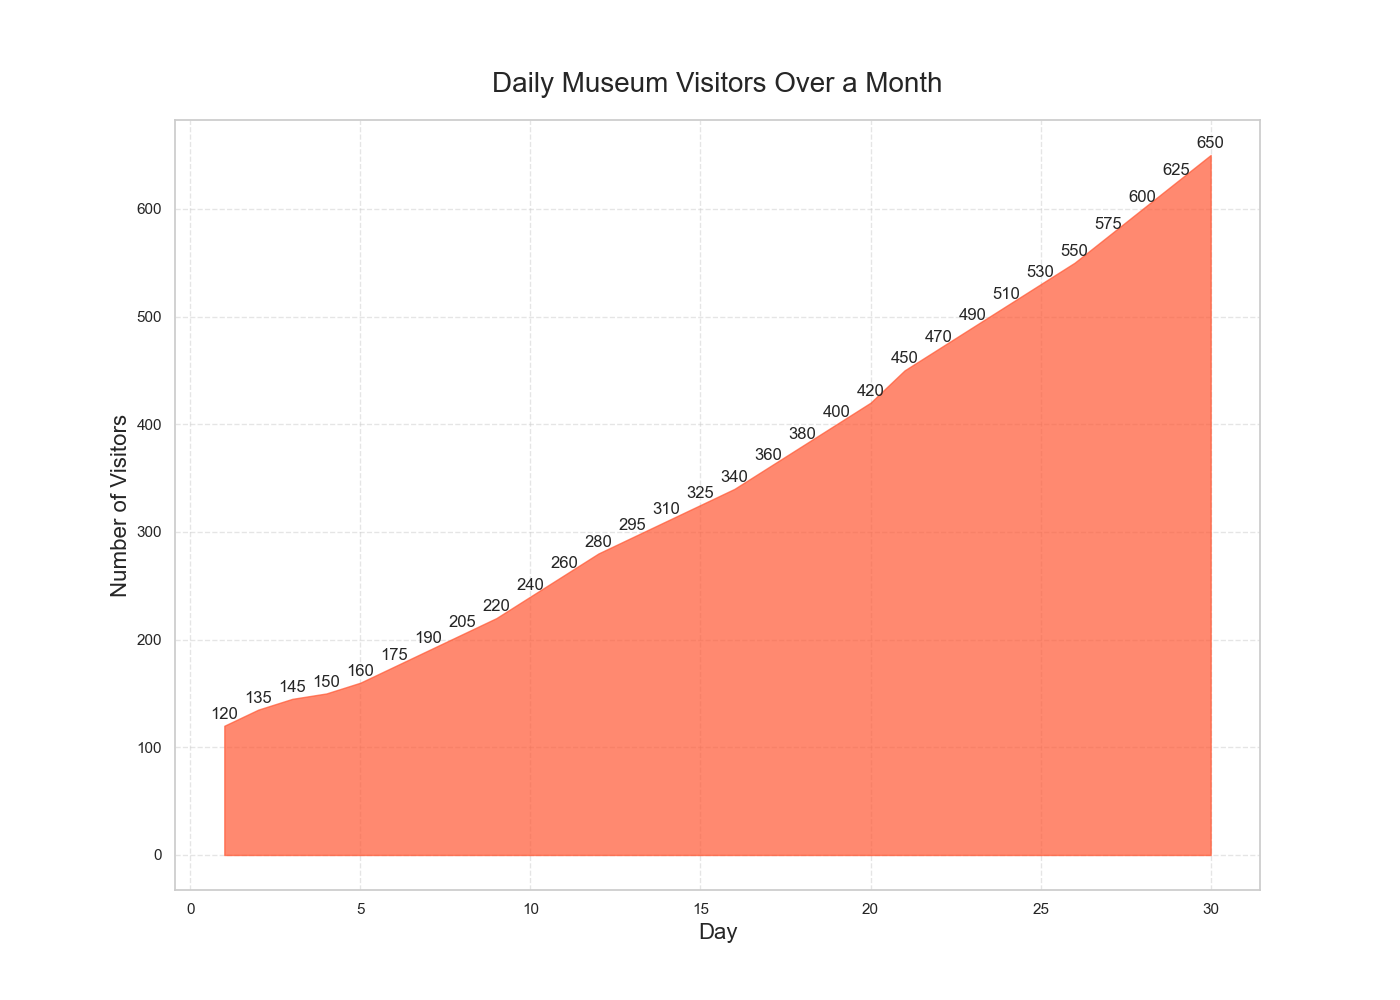

Write Python code to recreate this figure.

import matplotlib.pyplot as plt
import pandas as pd

data = {
    "Day": list(range(1, 31)),
    "Visitors": [120, 135, 145, 150, 160, 175, 190, 205, 220, 240, 260, 280, 295, 310, 325, 340, 360, 380, 400, 420, 450, 470, 490, 510, 530, 550, 575, 600, 625, 650]
}

df = pd.DataFrame(data)

fig, ax = plt.subplots(figsize=(14, 10))
ax.fill_between(df["Day"], df["Visitors"], color="#FF5733", alpha=0.7)

ax.set_title("Daily Museum Visitors Over a Month", fontsize=20, pad=20)
ax.set_xlabel("Day", fontsize=16)
ax.set_ylabel("Number of Visitors", fontsize=16)
ax.grid(True, linestyle='--', alpha=0.5)

for i, txt in enumerate(df["Visitors"]):
    ax.annotate(txt, (df["Day"][i], df["Visitors"][i]), textcoords="offset points", xytext=(0,5), ha='center')

plt.show()
